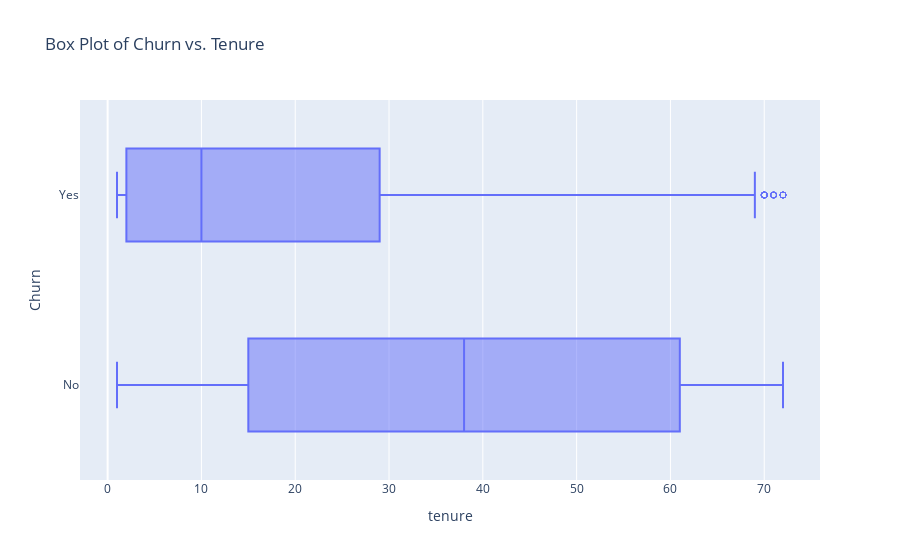
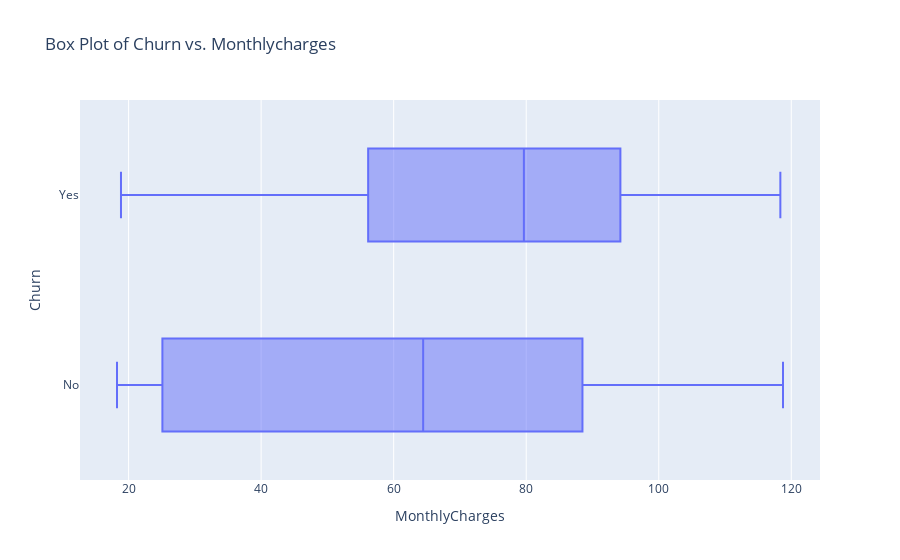
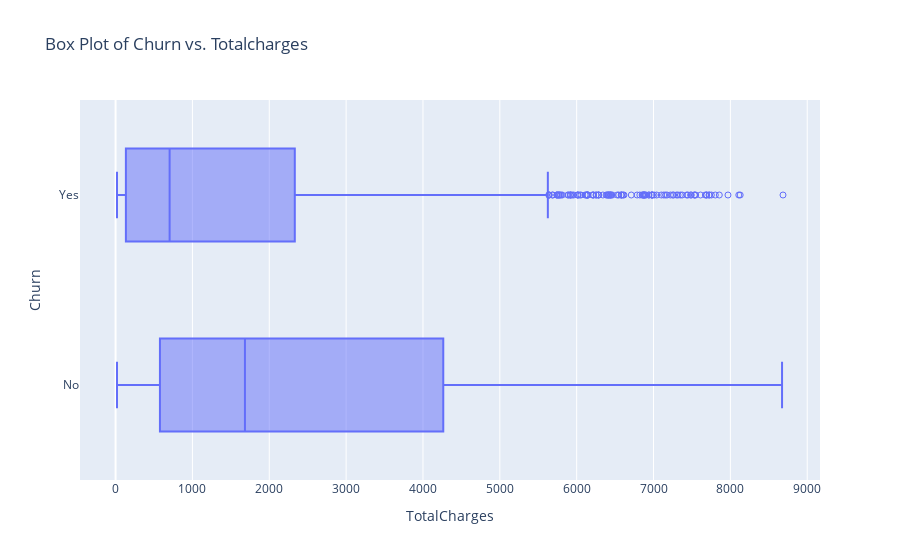

Notebook source saved alongside these figures, in order:
### Code cell
#for numeric data types, create a box plot based on whether customers churned or not
for column in num_df.columns:
    fig = px.box(df, x = column, y= "Churn",  title = "Box Plot of Churn vs. " + column.title(), points = "suspectedoutliers")
    fig.show()

### Figure 1 — Plotly figure (JSON) as saved in the notebook; plotly's stock layout.template omitted (floating-point values rounded to 4 significant figures; data arrays with more than 128 entries replaced by an {"elided": "..."} marker saying what was removed)
{"data": [{"alignmentgroup": "True", "boxpoints": "suspectedoutliers", "hovertemplate": "tenure=%{x}<br>Churn=%{y}<extra></extra>", "legendgroup": "", "marker": {"color": "#636efa"}, "name": "", "notched": false, "offsetgroup": "", "orientation": "h", "showlegend": false, "type": "box", "x": {"elided": "7032 int values"}, "x0": " ", "xaxis": "x", "y": {"elided": "7032 str values"}, "y0": " ", "yaxis": "y"}], "layout": {"autosize": true, "boxmode": "group", "legend": {"tracegroupgap": 0}, "title": {"text": "Box Plot of Churn vs. Tenure"}, "xaxis": {"anchor": "y", "autorange": true, "domain": [0, 1], "range": [-2.944, 75.94], "title": {"text": "tenure"}, "type": "linear"}, "yaxis": {"anchor": "x", "autorange": true, "domain": [0, 1], "range": [-0.5, 1.5], "title": {"text": "Churn"}, "type": "category"}}}

### Figure 2 — Plotly figure (JSON) as saved in the notebook; plotly's stock layout.template omitted (floating-point values rounded to 4 significant figures; data arrays with more than 128 entries replaced by an {"elided": "..."} marker saying what was removed)
{"data": [{"alignmentgroup": "True", "boxpoints": "suspectedoutliers", "hovertemplate": "MonthlyCharges=%{x}<br>Churn=%{y}<extra></extra>", "legendgroup": "", "marker": {"color": "#636efa"}, "name": "", "notched": false, "offsetgroup": "", "orientation": "h", "showlegend": false, "type": "box", "x": {"elided": "7032 float values"}, "x0": " ", "xaxis": "x", "y": {"elided": "7032 str values"}, "y0": " ", "yaxis": "y"}], "layout": {"autosize": true, "boxmode": "group", "legend": {"tracegroupgap": 0}, "title": {"text": "Box Plot of Churn vs. Monthlycharges"}, "xaxis": {"anchor": "y", "autorange": true, "domain": [0, 1], "range": [12.67, 124.3], "title": {"text": "MonthlyCharges"}, "type": "linear"}, "yaxis": {"anchor": "x", "autorange": true, "domain": [0, 1], "range": [-0.5, 1.5], "title": {"text": "Churn"}, "type": "category"}}}

### Figure 3 — Plotly figure (JSON) as saved in the notebook; plotly's stock layout.template omitted (floating-point values rounded to 4 significant figures; data arrays with more than 128 entries replaced by an {"elided": "..."} marker saying what was removed)
{"data": [{"alignmentgroup": "True", "boxpoints": "suspectedoutliers", "hovertemplate": "TotalCharges=%{x}<br>Churn=%{y}<extra></extra>", "legendgroup": "", "marker": {"color": "#636efa"}, "name": "", "notched": false, "offsetgroup": "", "orientation": "h", "showlegend": false, "type": "box", "x": {"elided": "7032 float values"}, "x0": " ", "xaxis": "x", "y": {"elided": "7032 str values"}, "y0": " ", "yaxis": "y"}], "layout": {"autosize": true, "boxmode": "group", "legend": {"tracegroupgap": 0}, "title": {"text": "Box Plot of Churn vs. Totalcharges"}, "xaxis": {"anchor": "y", "autorange": true, "domain": [0, 1], "range": [-462.6, 9166.0], "title": {"text": "TotalCharges"}, "type": "linear"}, "yaxis": {"anchor": "x", "autorange": true, "domain": [0, 1], "range": [-0.5, 1.5], "title": {"text": "Churn"}, "type": "category"}}}
